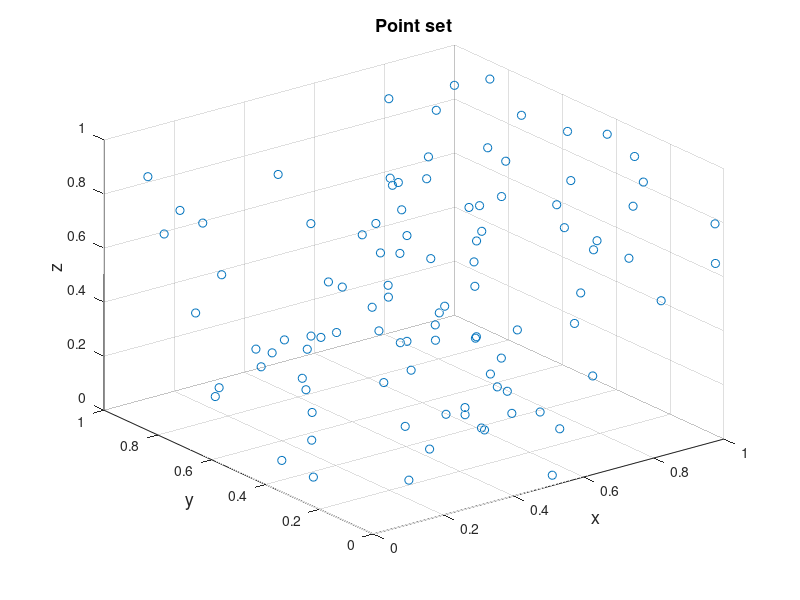

Write the MATLAB code that produced this figure. (Note: this script raises an error after producing the figure.)
%% Verification of the convex hull algorithm in 3-dimensional space

%% Initial data
% Set the random number generator.
rng(1);
%% 
% Set the points the convex hull of which is to be calculated.
points=rand(100,3);
%%
% Plot the point set.
figure('Name','Point set','NumberTitle','off')
scatter3(points(:,1),points(:,2),points(:,3))
xlabel('x','FontSize',13);
ylabel('y','FontSize',13);
zlabel('z','FontSize',13);
title('Point set','FontSize',13)

%% Processing
% Find the point identities defining each facet of the convex hull of the
% point set with the new algorithm.
chull1=convhull_nd(points);
%%
% Find the point identities defining each facet of the convex hull of the
% point set with the algorithm provided by MATLAB.
chull2=convhulln(points,{'Qt','Qx'});
%% Verification
% *Error check 1: hull sizes*
%%
% Find the number of facets consisting the convex hull calculated by the
% new algorithm.
hfacets=size(chull1,1);
%%
% Find the number of facets consisting the convex hull calculated by the
% algorithm provided by MATLAB
cfacets=size(chull2,1);
%%
% Check if the number of facets consisting the two calculated convex hulls
% is the same. If this is not the case, throw an error.
if cfacets~=hfacets
    error('The number of facets does not match the true solution.');
end
%%
% *Error check 2: duplicate facets*
%%
% $d$ is the dimension of the problem.
d=size(points,2);
%%
% Loop over all facets in pairs, such that each facet pair contains two
% different facets. For each pair, the facets of which are defined by $d$
% points each, check if the two facets contain $d$ common points. If so,
% this means that the two facets are defined by the same points, therefore
% the two facets of the pair are identical. There must not be any duplicate
% facets, so if a pair is found having two identical facets, throw an
% error.
for i=1:hfacets
    for j=i+1:hfacets
        if nnz(ismember(chull1(i,:),chull1(j,:)))==d
            error('Duplicate hull facet.')
        end
    end
end
%%
% *Error check 3: true solution*
%%
% For each facet ($i$) of the convex hull calculated by the new algorithm,
% loop over all facets ($j$) consisting the convex hull calculated by the
% algorithm provided by MATLAB, and check if the points defining facet $i$
% and the points defining facet $i$ are common. This must happen exactly
% one time, since the faces defining the two convex hulls are unique
% according to the above check 2, and their number is the same according to
% the above check 1, namely the $count$ parameter can take the values $0$
% or $1$. If no $j$ th facet identical to $i$ th facet is encountered, then
% the $count$ parameter will remain $0$, otherwise it will be set equal to
% $1$. If the $count$ parameter remains equal to $0$, throw an error.
for i=1:hfacets
    facet1=chull1(i,:);
    count=0;
    for j=1:cfacets
        facet2=chull2(j,:);
        if nnz(ismember(facet1,facet2))==d
            count=1;
        end
    end
    if ~count
        error(['Facet(' num2str(i) ') = [' num2str(facet1) '] is not in the true solution.'])
    end
end
%% Plots
% Plot the convex hull of the point set calculated with the new
% algorithm.
figure('Name','Convex hull with the new algorithm','NumberTitle','off')
trisurf(chull1,points(:,1),points(:,2),points(:,3),...
    'FaceColor',[1 0.5 0],'EdgeColor',[0 0 1]);
xlabel('x','FontSize',13);
ylabel('y','FontSize',13);
zlabel('z','FontSize',13);
title('Convex hull with the new algorithm','FontSize',13)
%%
% Plot the convex hull of the point set calculated with the algorithm
% provided by MATLAB.
figure('Name','Convex hull with MATLAB algorithm','NumberTitle','off')
trisurf(chull2,points(:,1),points(:,2),points(:,3),...
    'FaceColor',[1 0.5 0],'EdgeColor',[0 0 1]);
xlabel('x','FontSize',13);
ylabel('y','FontSize',13);
zlabel('z','FontSize',13);
title('Convex hull with MATLAB algorithm','FontSize',13)

%% Contact author
%
%  (c) 2014 by George Papazafeiropoulos
%  First Lieutenant, Infrastructure Engineer, Hellenic Air Force
%  Civil Engineer, M.Sc., Ph.D. candidate, NTUA
%
% Email: gpapazafeiropoulos@yahoo.gr
%
% Website: http://users.ntua.gr/gpapazaf/
%


